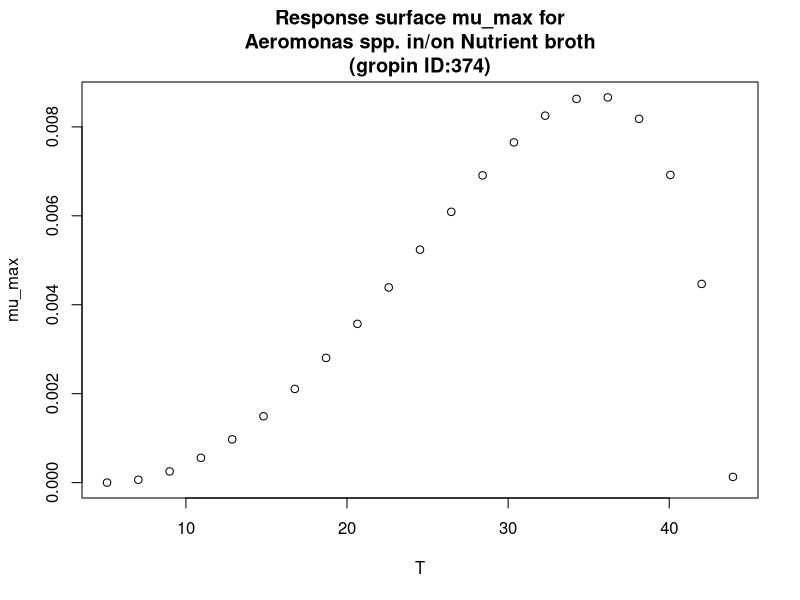

The R script that drew this image:
#############################
# start of Parameter script
#############################
T <- seq(5.1051,43.956043956044,length.out=21)
#############################
# end of Parameter script
#############################
############################# 
# start of Model script Gropin ID 374 
#############################
 
# constant coefficients for this model
 
variables <- data.frame(T)
argumentsPar <- expand.grid(variables)
 
# heart of the model
response_surface <- function(T) {
   mumax <-(8.7*(10^-3)*(T-44)*((T-5.1)^2))/((35.4-5.1)*((35.4-5.1)*(T-35.4)-(35.4-44)*(35.4+5.1-2*T)))

return(mumax=mumax)
} 

# output parameters
mumax <- cbind(argumentsPar,response_surface(argumentsPar['T']))
colnames(mumax) <- c(colnames(argumentsPar),'mumax')
#############################
# End of Model script
#############################
############################# 
# start of Visualisation script Gropin ID 374 
#############################
plot(T,mumax$mumax,
                          xlab='T',
                          ylab='mu_max',main='Response surface mu_max for
Aeromonas spp. in/on Nutrient broth
(gropin ID:374)')
#############################
# End of Visualisation script
#############################
